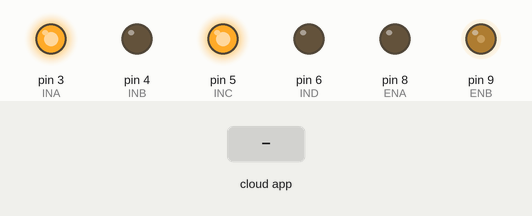
This sketch was run on a simulated Arduino Uno, built with avr-gcc and run on an emulated ATmega328P. On the bench: output pins drawn as LEDs (lit = HIGH). The test bench sets the inputs (shaded band). The ROS host is connected and sends only what is stated.

Above: at 1.8 s.
1.9 s: the phone or cloud app sets linear.x to -100
At 2.7 s:
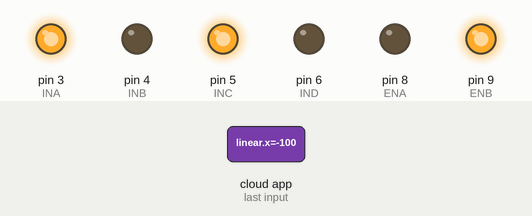
3.5 s: the phone or cloud app sets angular.z to 100
At 4.3 s:
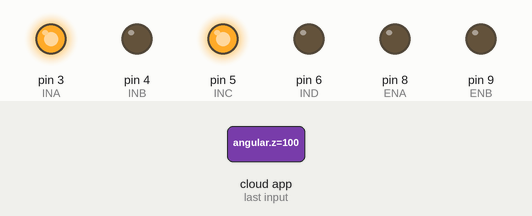
5.5 s: the phone or cloud app sets linear.x to 100
At 7.2 s:
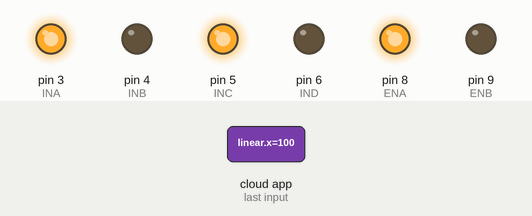
7.5 s: the phone or cloud app sets angular.z to 0
At 8.9 s:
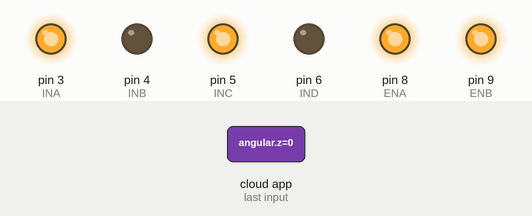
9.5 s: the phone or cloud app sets angular.z to -100
At 10.5 s:
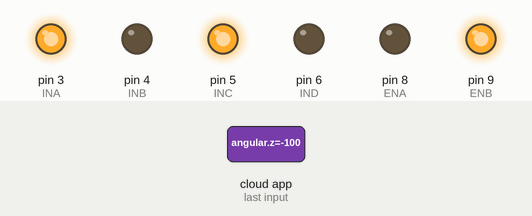
11.5 s: the phone or cloud app sets linear.x to 0
At 13.3 s:
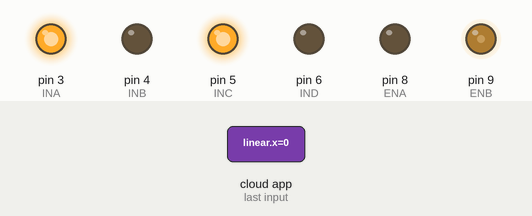
Timing chart, 0 to 14.5 s (numbered marks = the images above; inputs shaded):
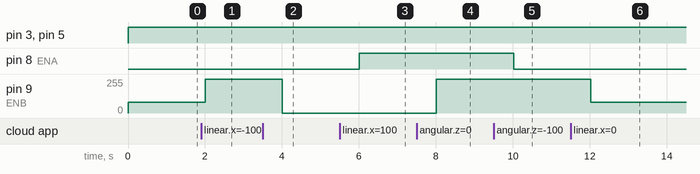

Measured:
- after the input at 1.9 s, pin 9 (ENB): 80/255 → 255/255 after 0.10 s
- after the input at 3.5 s, pin 9 (ENB): 255/255 → 0/255 after 0.51 s
- after the input at 5.5 s, pin 8 (ENA): LOW → HIGH after 0.51 s
- after the input at 7.5 s, pin 9 (ENB): 0/255 → 255/255 after 0.52 s
- after the input at 9.5 s, pin 8 (ENA): HIGH → LOW after 0.52 s
- after the input at 11.5 s, pin 9 (ENB): 255/255 → 80/255 after 0.52 s

The sketch:

dk.ino
```cpp
#include "ros.h"
#include "geometry_msgs/Twist.h"
#include <math.h>
#define INA 3
#define INB 4
#define INC 5
#define IND 6
#define ENA 8
#define ENB 9
float HR;
float Va,Vb,V,V0;
ros::NodeHandle nh;
void velCallback(  const geometry_msgs::Twist& vel_cmd)
{
     V0 = vel_cmd.linear.x/0.15;
     HR = vel_cmd.angular.z;
}
ros::Subscriber<geometry_msgs::Twist> sub("cmd_vel" , velCallback);
void setup()
{
 nh.initNode();
 nh.subscribe(sub);
 pinMode(INA,OUTPUT);
 pinMode(INB,OUTPUT);
 pinMode(INC,OUTPUT);
 pinMode(IND,OUTPUT);
}
void loop()
{
nh.spinOnce();
int Vmin=80;
   float absHR=HR<0?-HR:HR;
  if (absHR < 0.05) {
    Va = Vb = V = V0 * (255 - Vmin) + Vmin;
  }
  if (absHR > 0.05) {
    if (HR > 0) {
      Va = V0 * (225 - Vmin) + Vmin;
      Vb = Va * (1 - absHR);
    }
    else if (HR < 0) {
      Vb = V0 * (225 - Vmin) + Vmin;
      Va = Vb * (1 - absHR);
    }
  }
  if (absHR < 0.05) {

    digitalWrite(INA, HIGH);
    digitalWrite(INC, HIGH);
    digitalWrite(INB, LOW);
    digitalWrite(IND, LOW);
    analogWrite(ENA, Va);
    analogWrite(ENB, Vb);
    delay(1000);
  }
   if (absHR > 0.05) {

    if (HR > 0) {
      digitalWrite (INC, HIGH);
      digitalWrite (INA, HIGH);
      digitalWrite (INB, LOW);
      digitalWrite (IND, LOW);
      analogWrite(ENA, Va);
      analogWrite(ENB, Vb);
      delay (1000);
    }
    else if (HR < 0) {

      digitalWrite (INC, HIGH);
      digitalWrite (INA, HIGH);
      digitalWrite (INB, LOW);
      digitalWrite (IND, LOW);
      analogWrite(ENA, Va);
      analogWrite(ENB, Vb);
      delay (1000);
    }
    Serial.print("Va: ");Serial.println(Va);
  Serial.print("Vb: ");Serial.println(Vb);
   }
   char log_msg[50];
  char str_va[6];
  char str_vb[6];
  dtostrf(Va, 4, 2, str_va);
  dtostrf(Vb, 4, 2, str_vb);
  sprintf(log_msg,"Va=%s,Vb=%s",str_va,str_vb);
  nh.loginfo(log_msg);
}
```
